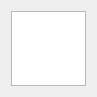
<?xml version="1.0" encoding="UTF-8"?>
<ui version="4.0">
 <class>ImagePropertyWidget</class>
 <widget class="QWidget" name="ImagePropertyWidget">
  <property name="geometry">
   <rect>
    <x>0</x>
    <y>0</y>
    <width>97</width>
    <height>97</height>
   </rect>
  </property>
  <property name="windowTitle">
   <string>Form</string>
  </property>
  <layout class="QVBoxLayout" name="verticalLayout">
   <item>
    <widget class="QGraphicsView" name="graphicsView"/>
   </item>
  </layout>
 </widget>
 <resources/>
 <connections/>
</ui>
